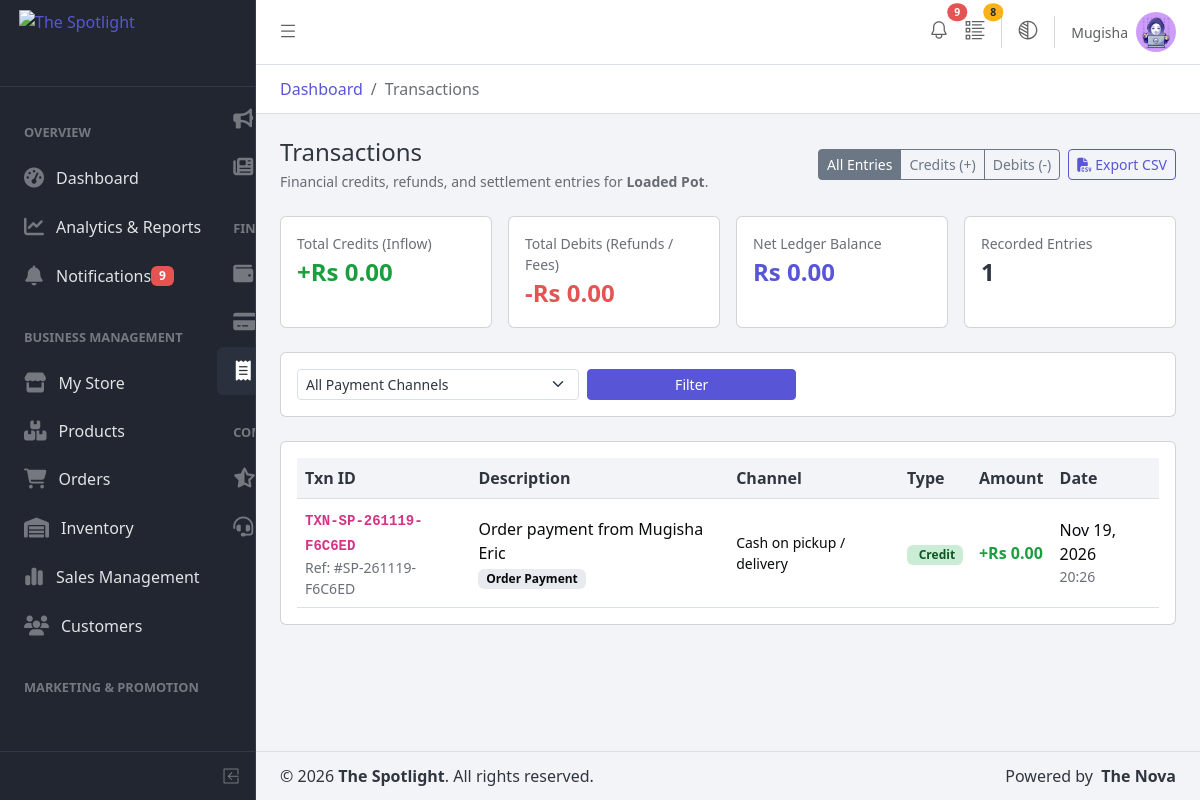
Page /shopkeeper/finance/transactions/ (signed in) on the earlier database version.
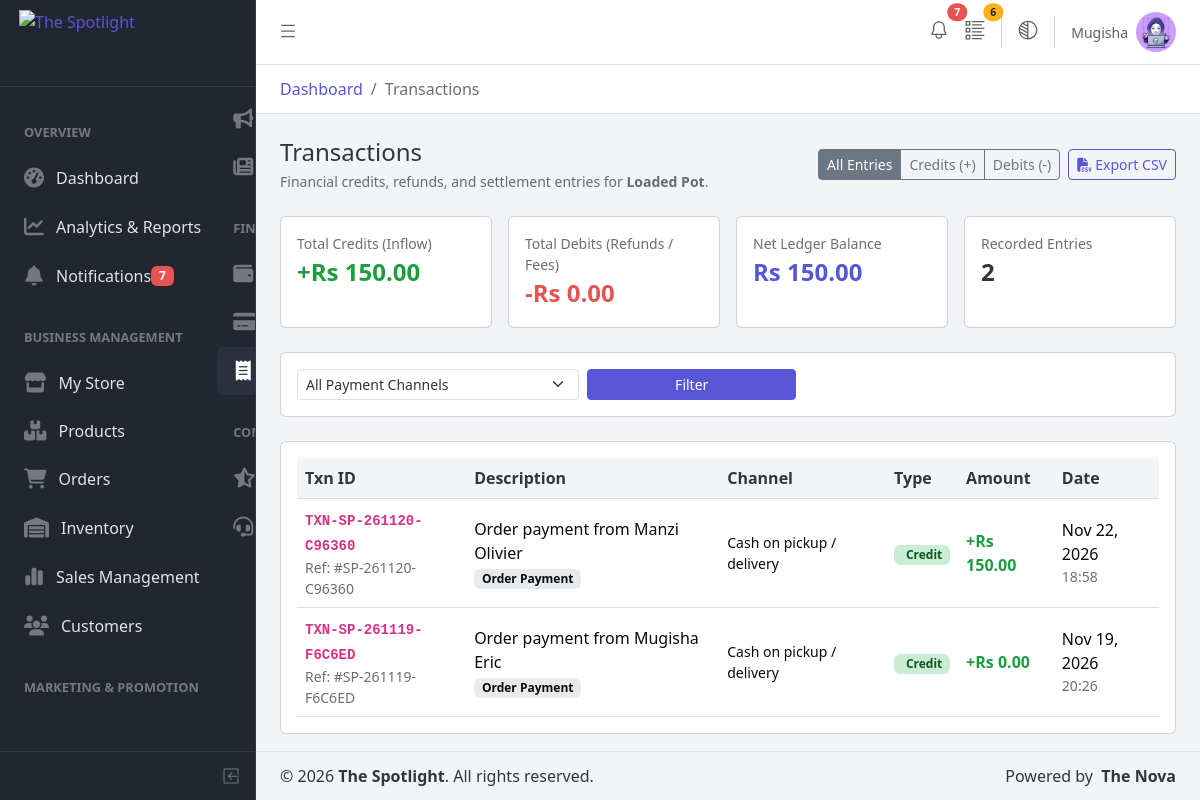
Same page on the later database version.
### transactions/models.py (models this page shows, shortened)
class Order(models.Model):
    if TYPE_CHECKING:
        customer_id: int | None
        store_id: int
        items: models.Manager["OrderItem"]
        def get_status_display(self) -> str: ...
    class Status(models.TextChoices):
        PENDING = "pending", "Pending (awaiting vendor)"
        CONFIRMED = "confirmed", "Confirmed"
        PREPARING = "preparing", "Preparing"
        READY = "ready", "Ready for pickup / delivery"
        COMPLETED = "completed", "Completed"
        CANCELLED = "cancelled", "Cancelled"
        REJECTED = "rejected", "Rejected by vendor"
    class Fulfilment(models.TextChoices):
        PICKUP = "pickup", "Campus pickup"
        DELIVERY = "delivery", "Delivery"
    class PaymentMethod(models.TextChoices):
        CASH = "cash", "Cash on pickup / delivery"
        MOBILE_MONEY = "mobile_money", "Mobile money"
        CARD = "card", "Card / gateway"
    class PaymentStatus(models.TextChoices):
        UNPAID = "unpaid", "Unpaid"
        PAID = "paid", "Paid"
        REFUNDED = "refunded", "Refunded"
    TRANSITIONS = {
        Status.PENDING: [Status.CONFIRMED, Status.REJECTED, Status.CANCELLED],
        Status.CONFIRMED: [Status.PREPARING, Status.READY, Status.CANCELLED],
        Status.PREPARING: [Status.READY, Status.CANCELLED],
        Status.READY: [Status.COMPLETED, Status.CANCELLED],
        Status.COMPLETED: [],
        Status.CANCELLED: [],
        Status.REJECTED: [],
    }
    TERMINAL_STATUSES = [Status.COMPLETED, Status.CANCELLED, Status.REJECTED]
    RELEASES_STOCK = [Status.CANCELLED, Status.REJECTED]
    CUSTOMER_CANCELLABLE = [Status.PENDING]
    order_number = models.CharField(
        max_length=20, unique=True, editable=False, default=generate_order_number
    )
    checkout_reference = models.UUIDField(
        db_index=True,
        default=uuid.uuid4,
        help_text="Shared by all orders created in the same checkout.",
    )
    customer = models.ForeignKey(
        settings.AUTH_USER_MODEL,
        on_delete=models.SET_NULL,
        null=True,
        blank=True,
        related_name="orders",
    )
    store = models.ForeignKey(
        "stores.Store", on_delete=models.PROTECT, related_name="orders"
    )
    customer_name = models.CharField(max_length=150, blank=True, default="")
    customer_phone = models.CharField(max_length=16, blank=True, default="")
    customer_email = models.EmailField(blank=True, default="")
    fulfilment_method = models.CharField(
        max_length=10, choices=Fulfilment.choices, default=Fulfilment.PICKUP
    )
    pickup_location = models.CharField(max_length=150, blank=True, default="")
    delivery_address = models.CharField(max_length=255, blank=True, default="")
    status = models.CharField(
        max_length=10, choices=Status.choices, default=Status.PENDING, db_index=True
    )
    customer_note = models.TextField(blank=True, default="")
    vendor_note = models.TextField(blank=True, default="")
    cancel_reason = models.CharField(max_length=255, blank=True, default="")
    payment_method = models.CharField(
        max_length=15, choices=PaymentMethod.choices, default=PaymentMethod.CASH
    )
    payment_status = models.CharField(
        max_length=10, choices=PaymentStatus.choices, default=PaymentStatus.UNPAID
    )
    payment_reference = models.CharField(max_length=100, blank=True, default="")
    subtotal = models.DecimalField(max_digits=10, decimal_places=2, default=ZERO)
    discount_total = models.DecimalField(max_digits=10, decimal_places=2, default=ZERO)
    coupon_code = models.CharField(
        max_length=40, blank=True, default=""
    )  # used by advertising app
    delivery_fee = models.DecimalField(max_digits=10, decimal_places=2, default=ZERO)
    total = models.DecimalField(max_digits=10, decimal_places=2, default=ZERO)
    created_at = models.DateTimeField(auto_now_add=True)
    updated_at = models.DateTimeField(auto_now=True)
    confirmed_at = models.DateTimeField(null=True, blank=True)
    completed_at = models.DateTimeField(null=True, blank=True)
    cancelled_at = models.DateTimeField(null=True, blank=True)
    objects: OrderManager = OrderManager()
    class Meta:
        ordering = ["-created_at"]
        constraints = [
            models.CheckConstraint(
                condition=Q(total__gte=0), name="order_total_non_negative"
            )
        ]
        indexes = [
            models.Index(fields=["customer", "-created_at"]),
            models.Index(fields=["store", "status"]),
        ]

### shopkeeper/views.py (the view, shortened to what this page needs)
# urls.py: path("finance/transactions/", views.transactions_list, name="transactions"),
@login_required
def transactions_list(request):
    store, redirect_response = _get_vendor_store(request)
    if redirect_response:
        return redirect_response
    business_mode = _resolve_business_mode(store)
    is_service_business = business_mode in ("service", "both")
    is_product_business = business_mode in ("product", "both")
    entry_filter = request.GET.get("entry", "all").strip().lower()
    method_filter = request.GET.get("method", "all").strip().lower()
    transactions = []
    total_credits = ZERO
    total_debits = ZERO
    if is_product_business:
        orders_qs = Order.objects.filter(
            store=store,
            payment_status__in=[Order.PaymentStatus.PAID, Order.PaymentStatus.REFUNDED],
        ).select_related("customer")
        for order in orders_qs:
            customer_label = (
                order.customer_name
                or (order.customer.get_full_name() if order.customer else "")
                or "Guest Customer"
            )
            txn_ref = order.payment_reference or f"TXN-{order.order_number}"
            txn_date = order.completed_at or order.updated_at or order.created_at
            if order.payment_status == Order.PaymentStatus.PAID:
                total_credits += order.total
                transactions.append({
                    "reference": txn_ref,
                    "source_ref": f"#{order.order_number}",
                    "description": f"Order payment from {customer_label}",
                    "entry_type": "Credit",
                    "is_credit": True,
                    "category": "Order Payment",
                    "payment_method": order.get_payment_method_display(),
                    "method_key": order.payment_method,
                    "amount": order.total,
                    "created_at": txn_date,
                })
    try:
        from operations.models import Payout  # adjust app path if applicable
    except Exception:
        pass
    transactions.sort(key=lambda t: t["created_at"], reverse=True)
    if entry_filter == "credit":
        transactions = [t for t in transactions if t["is_credit"]]
    elif entry_filter == "debit":
        transactions = [t for t in transactions if not t["is_credit"]]
    if method_filter != "all":
        transactions = [t for t in transactions if t["method_key"] == method_filter]
    net_balance = total_credits - total_debits
    context = {
        "store": store,
        "page_title": "Transactions",
        "transactions": transactions,
        "entry_filter": entry_filter,
        "method_filter": method_filter,
        "payment_methods": Order.PaymentMethod.choices,
        "stats": {
            "total_credits": total_credits,
            "total_debits": total_debits,
            "net_balance": net_balance,
            "txn_count": len(transactions),
        },
    }
    return render(request, "shopkeeper/finance/transactions.html", context)

### accounts/models.py (called while the page is built)
    def get_full_name(self):
        return self.full_name

### operations/context_processors.py (called while the page is built, shortened)
def operations_sidebar_counts(request):
    if not request.path.startswith("/portal/") or not getattr(request.user, "is_staff", False):
        return {}

### shopkeeper/context_processors.py (called while the page is built, shortened)
def _resolve_business_mode(store):
    if not store:
        return "product"
    bt = getattr(store, "business_type", None)
    if bt is None:
        return "product"
    st = bt.get("store_type") if isinstance(bt, dict) else getattr(bt, "store_type", None)
    if st is None:
        return "product"
    raw_value = ""
    if isinstance(st, str):
        raw_value = st.lower()
    if any(k in raw_value for k in ("service", "booking", "salon", "barber", "appointment", "tutor", "consult")):
        return "service"
    if any(k in raw_value for k in ("both", "hybrid")):
        return "both"
    return "product"

### transactions/context_processors.py (called while the page is built)
def cart_count(request):
    if request.user.is_authenticated:
        total = (
            CartItem.objects.filter(cart__customer=request.user)
            .aggregate(total=Sum("quantity"))
            .get("total")
            or 0
        )
        return {"cart_item_count": total}
    return {"cart_item_count": 0}

### templates/shopkeeper/finance/transactions.html (shortened to what the changed rows need)
{% extends "shopkeeper/base.html" %}
{% block content %}
<div class="row g-3 mb-4">
  <div class="col-6 col-lg-3">
    <div class="card h-100">
      <div class="card-body py-3">
        <div class="text-body-secondary small">Total Credits (Inflow)</div>
        <div class="fs-4 fw-bold text-success">+Rs {{ stats.total_credits|floatformat:2 }}</div>
      </div>
    </div>
  </div>
  <div class="col-6 col-lg-3">
    <div class="card h-100">
      <div class="card-body py-3">
        <div class="text-body-secondary small">Net Ledger Balance</div>
        <div class="fs-4 fw-bold {% if stats.net_balance >= 0 %}text-primary{% else %}text-danger{% endif %}">
          Rs {{ stats.net_balance|floatformat:2 }}
        </div>
      </div>
    </div>
  </div>
  <div class="col-6 col-lg-3">
    <div class="card h-100">
      <div class="card-body py-3">
        <div class="text-body-secondary small">Recorded Entries</div>
        <div class="fs-4 fw-bold">{{ stats.txn_count }}</div>
      </div>
    </div>
  </div>
</div>
<div class="card">
  <div class="card-body">
    <div class="table-responsive">
      <table
        id="transactionsTable"
        class="table table-hover align-middle mb-0 datatable w-100"
        data-empty-text="No financial transactions recorded yet."
      >
        <thead class="bg-body-tertiary">
          <tr>
            <th>Txn ID</th>
            <th>Description</th>
            <th>Channel</th>
            <th>Type</th>
            <th>Amount</th>
            <th>Date</th>
          </tr>
        </thead>
        <tbody>
          {% for txn in transactions %}
            <tr>
              <td>
                <code class="fw-semibold">{{ txn.reference }}</code>
                <div class="small text-body-secondary">Ref: {{ txn.source_ref }}</div>
              </td>
              <td>
                <div class="fw-medium">{{ txn.description }}</div>
                <span class="badge bg-body-secondary text-body-emphasis small">{{ txn.category }}</span>
              </td>
              <td class="small">{{ txn.payment_method }}</td>
              <td>
                {% if txn.is_credit %}
                  <span class="badge bg-success-subtle text-success-emphasis">
                    {{ txn.entry_type }}
                  </span>
                {% else %}
                  <span class="badge bg-danger-subtle text-danger-emphasis">
                    <i class="fa-solid fa-arrow-up-right me-1"></i>{{ txn.entry_type }}
                  </span>
                {% endif %}
              </td>
              <td
                data-order="{% if txn.is_credit %}{{ txn.amount }}{% else %}-{{ txn.amount }}{% endif %}"
                class="fw-semibold {% if txn.is_credit %}text-success{% else %}text-danger{% endif %}"
              >
                {% if txn.is_credit %}+{% else %}-{% endif %}Rs {{ txn.amount|floatformat:2 }}
              </td>
              <td data-order="{{ txn.created_at|date:'U' }}">
                <div>{{ txn.created_at|date:"M d, Y" }}</div>
                <div class="small text-body-secondary">{{ txn.created_at|date:"H:i" }}</div>
              </td>
            </tr>
          {% endfor %}
        </tbody>
      </table>
    </div>
  </div>
</div>
{% endblock %}

### templates/shopkeeper/base.html (shortened to what the changed rows need)
{% load static %}
<!DOCTYPE html>
<html lang="en">
  <head>
    <link rel="stylesheet" href="{% static 'shopkeeper/vendors/simplebar/css/simplebar.css' %}">
    <link rel="stylesheet" href="{% static 'shopkeeper/css/vendors/simplebar.css' %}">
    <link
      rel="stylesheet"
      href="https://cdnjs.cloudflare.com/ajax/libs/font-awesome/6.7.2/css/all.min.css"
    />
<link rel="stylesheet" href="https://cdn.datatables.net/2.1.8/css/dataTables.bootstrap5.min.css">
    <link href="{% static 'shopkeeper/css/style.css' %}" rel="stylesheet">
  </head>
  <body>
    {% with current_url=request.resolver_match.url_name %}
    <div class="sidebar sidebar-dark sidebar-fixed border-end" id="sidebar">
      <ul class="sidebar-nav" data-coreui="navigation" data-simplebar>
        <li class="nav-item">
          <a class="nav-link {% if current_url == 'notifications' %}active{% endif %}" href="{% url 'shopkeeper:notifications' %}">
            <i class="nav-icon fa-solid fa-bell"></i>
            Notifications
            {% if unread_notifications_count %}
              <span class="badge bg-danger ms-auto">{{ unread_notifications_count }}</span>
            {% endif %}
          </a>
        </li>
      </ul>
    </div>
    {% endwith %}
    <div class="wrapper d-flex flex-column min-vh-100">
      <header class="header header-sticky p-0 mb-4">
        <div class="container-fluid border-bottom px-4">
          <ul class="header-nav ms-auto">
            <li class="nav-item dropdown">
              <a class="nav-link position-relative" data-coreui-toggle="dropdown" href="#" role="button" aria-haspopup="true" aria-expanded="false" aria-label="Notifications">
                {% if unread_notifications_count %}
                  <span class="position-absolute top-0 start-100 translate-middle badge rounded-pill bg-danger" style="font-size: 0.65rem;">
                    {{ unread_notifications_count }}
                  </span>
                {% endif %}
              </a>
            </li>
            {% if is_product_business %}
              <li class="nav-item">
                <a class="nav-link position-relative" href="{% url 'shopkeeper:order_pending' %}" title="Pending Orders">
                  {% if pending_orders_count %}
                    <span class="position-absolute top-0 start-100 translate-middle badge rounded-pill bg-warning text-dark" style="font-size: 0.65rem;">
                      {{ pending_orders_count }}
                    </span>
                  {% endif %}
                </a>
              </li>
            {% endif %}
          </ul>
        </div>
      </header>
      <div class="body flex-grow-1">
        <div class="container-lg px-4">
          {% block content %}
          {% endblock %}
        </div>
      </div>
    </div>
  </body>
</html>

Differences in the rows shown:
now on this page (row edited): Order: amount "150.00", created_at "Nov 22, 2026", created_at "18:58"
changed Order: completed_at empty → "2026-11-22 18:58:06" (drawn)
Other differences:
{{ unread_notifications_count }}: "9" → "7"
{{ pending_orders_count }}: "8" → "6"
{{ stats.total_credits|floatformat:2 }}: "0.00" → "150.00"
{{ stats.net_balance|floatformat:2 }}: "0.00" → "150.00"
{{ stats.txn_count }}: "1" → "2"
new list line: "TXN-SP-261120-C96360 Ref: #SP-261120-C96360 Order payment from Manzi Olivier Order Payment Cash on pickup / delivery Credit + Rs"
